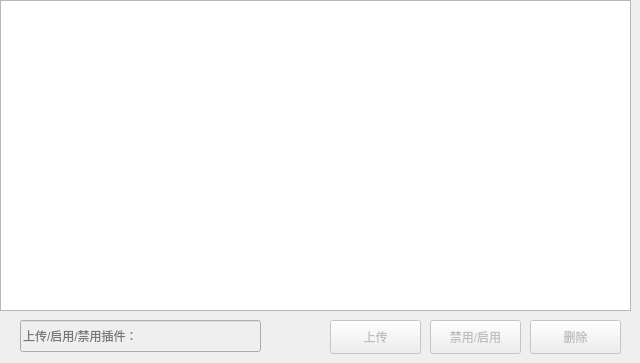
     <widget class="QWidget" name="tab_2">
      <attribute name="title">
       <string>Js插件(JsRunner)</string>
      </attribute>
      <widget class="QTableWidget" name="plugin_js_list">
       <property name="geometry">
        <rect>
         <x>0</x>
         <y>0</y>
         <width>631</width>
         <height>311</height>
        </rect>
       </property>
       <property name="editTriggers">
        <set>QAbstractItemView::DoubleClicked|QAbstractItemView::EditKeyPressed|QAbstractItemView::SelectedClicked</set>
       </property>
      </widget>
      <widget class="QLineEdit" name="plugin_js_upload_edit">
       <property name="enabled">
        <bool>false</bool>
       </property>
       <property name="geometry">
        <rect>
         <x>20</x>
         <y>320</y>
         <width>241</width>
         <height>32</height>
        </rect>
       </property>
       <property name="text">
        <string/>
       </property>
       <property name="placeholderText">
        <string>上传/启用/禁用插件：</string>
       </property>
      </widget>
      <widget class="QPushButton" name="plugin_js_set_button">
       <property name="enabled">
        <bool>false</bool>
       </property>
       <property name="geometry">
        <rect>
         <x>430</x>
         <y>320</y>
         <width>91</width>
         <height>34</height>
        </rect>
       </property>
       <property name="text">
        <string>禁用/启用</string>
       </property>
      </widget>
      <widget class="QPushButton" name="plugin_js_del_button">
       <property name="enabled">
        <bool>false</bool>
       </property>
       <property name="geometry">
        <rect>
         <x>530</x>
         <y>320</y>
         <width>91</width>
         <height>34</height>
        </rect>
       </property>
       <property name="text">
        <string>删除</string>
       </property>
      </widget>
      <widget class="QPushButton" name="plugin_js_upload_button">
       <property name="enabled">
        <bool>false</bool>
       </property>
       <property name="geometry">
        <rect>
         <x>330</x>
         <y>320</y>
         <width>91</width>
         <height>34</height>
        </rect>
       </property>
       <property name="text">
        <string>上传</string>
       </property>
      </widget>
     </widget>
